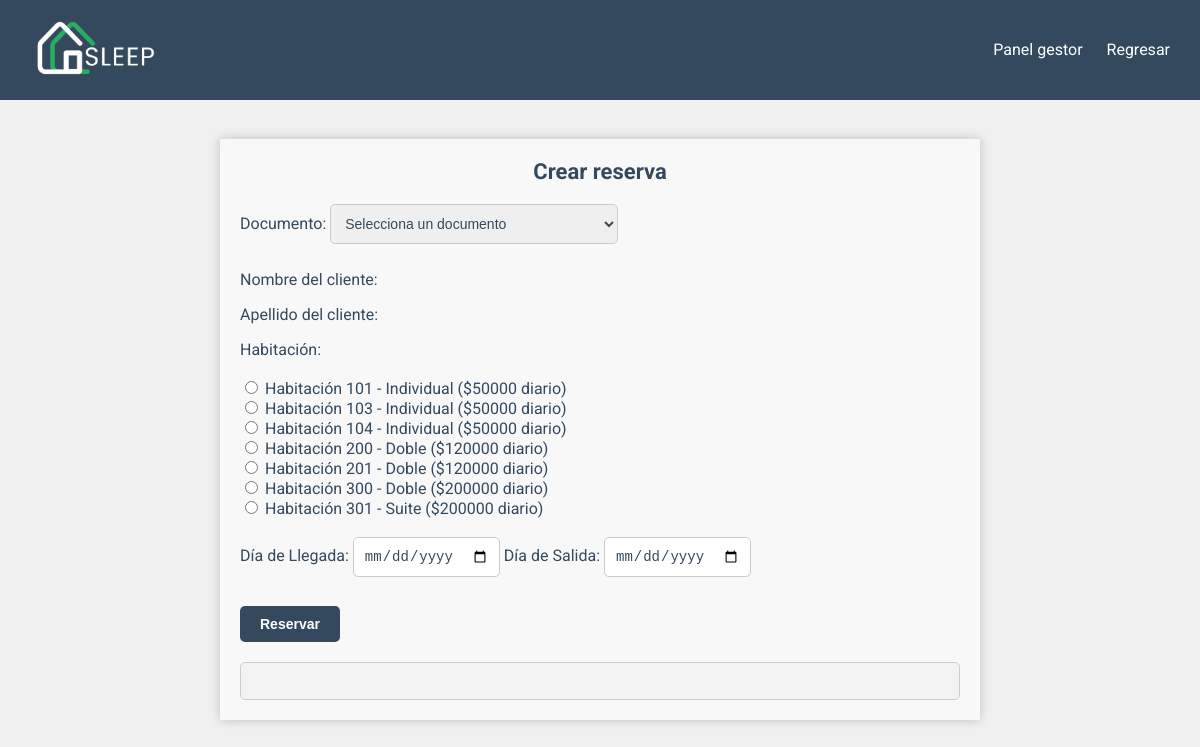
/pages/crear_reserva.php, run on the app's committed database.
### tables this page shows
CREATE TABLE `habitaciones` (
  `numero` int(11) NOT NULL,
  `tipo` varchar(15) NOT NULL,
  `estado` tinyint(1) NOT NULL,
  `descripcion` varchar(50) NOT NULL,
  `valor_diario` decimal(10,0) NOT NULL
);

### pages/crear_reserva.php (the view, shortened to what this page needs)
<?php
include '../conections/conection.php';
$sqlHabitacionesDisponibles = "SELECT numero, tipo, valor_diario FROM habitaciones WHERE estado = 0";
$resultHabitacionesDisponibles = $conn->query($sqlHabitacionesDisponibles);
?>
<!DOCTYPE html>
<html lang="en">
<head>
    <link rel="stylesheet" href="../assets/css/crear_reserva.css">
</head>
<body>
    <div class="container">
        <header>
            <div id="logo">
                <img src="../assets/img/logoclaro.png" alt="Logo del Hotel" width="135px" height="70px">
            </div>
            <nav>
                <ul class="ul-encabezados">
                    <li><a href="panel_gestor.php">Panel gestor</a></li>
                    <li><a href="reservas.php">Regresar</a></li>
                </ul>
            </nav>
        </header>
    </div>
    <br>
    <section>
        <div class="modulo-header">Crear reserva</div>
        <form action="crear_reserva.php" method="POST">
            <label for="documento">Documento:</label>
            <select id="documento" name="documento" required>
                <option value="">Selecciona un documento</option>
            </select>
            <br>
            <div id="nombreApellidoContainer">
                <p>Nombre del cliente: <span id="nombreCliente"></span></p>
                <p>Apellido del cliente: <span id="apellidoCliente"></span></p>
            </div>
            <label for="habitacion">Habitación:</label>
            <br>
            <br>
            <div>
                <?php
                while ($rowHabitacion = $resultHabitacionesDisponibles->fetch_assoc()) {
                    echo '<label>';
                    echo '<input type="radio" name="habitacion" value="' . $rowHabitacion['numero'] . '" required>';
                    echo ' Habitación ' . $rowHabitacion['numero'] . ' - ' . $rowHabitacion['tipo'] . ' ($' . $rowHabitacion['valor_diario'] . ' diario)';
                    echo '</label><br>';
                }
                ?>
            </div>
            <br>
            <label for="dia_llegada">Día de Llegada:</label>
            <input type="date" id="dia_llegada" name="dia_llegada" required>
            <label for="dia_salida">Día de Salida:</label>
            <input type="date" id="dia_salida" name="dia_salida" required>
            <br>
            <br>
            <button type="submit">Reservar</button>
        </form>
        <div class="reserva-mensaje">
        </div>
    </section>
</body>
</html>

### assets/css/crear_reserva.css (style rules this page uses)
body { font-family: 'Roboto', sans-serif; margin: 0; padding: 0; background-color: #f0f0f0; color: #34495e; }
header { background-color: #34495e; color: white; padding: 10px; display: flex; justify-content: space-between; align-items: center; }
ul.ul-encabezados { list-style-type: none; padding: 0; }
ul.ul-encabezados li { display: inline; margin-right: 20px; }
ul.ul-encabezados a { text-decoration: none; color: white; }
.modulo-header { text-align: center; color: #34495e; font-size: 22px; margin-bottom: 20px; font-weight: bold; }
label { margin-bottom: 5px; }
input[type="text"], input[type="date"], select { padding: 10px; margin-bottom: 10px; border: 1px solid #ccc; border-radius: 5px; font-size: 14px; transition: border-color 0.3s ease-in-out; color: #34495e; }
select { width: 40%; }
button[type="submit"] { background-color: #34495e; color: white; border: none; padding: 10px 20px; border-radius: 5px; cursor: pointer; font-size: 14px; font-weight: bold; transition: background-color 0.3s ease-in-out; }
#logo { margin-left: 20px; }
#logo img { max-width: 100%; height: auto; }
section { width: 60%; margin: 20px auto; padding: 20px; box-shadow: 0px 0px 10px rgba(0, 0, 0, 0.2); background-color: #f8f8f8; }
.reserva-mensaje { background-color: #f3f3f3; border-radius: 5px; text-align: center; font-weight: bold; padding: 10px; margin-top: 20px; border: 1px solid #ccc; color: #34495e; }

### data on the page
habitaciones: numero "101", tipo "Individual", valor_diario "50000"
habitaciones: numero "103", tipo "Individual", valor_diario "50000"
habitaciones: numero "104", tipo "Individual", valor_diario "50000"
habitaciones: numero "200", tipo "Doble", valor_diario "120000"
habitaciones: numero "201", tipo "Doble", valor_diario "120000"
habitaciones: numero "300", tipo "Doble", valor_diario "200000"
habitaciones: numero "301", tipo "Suite", valor_diario "200000"
